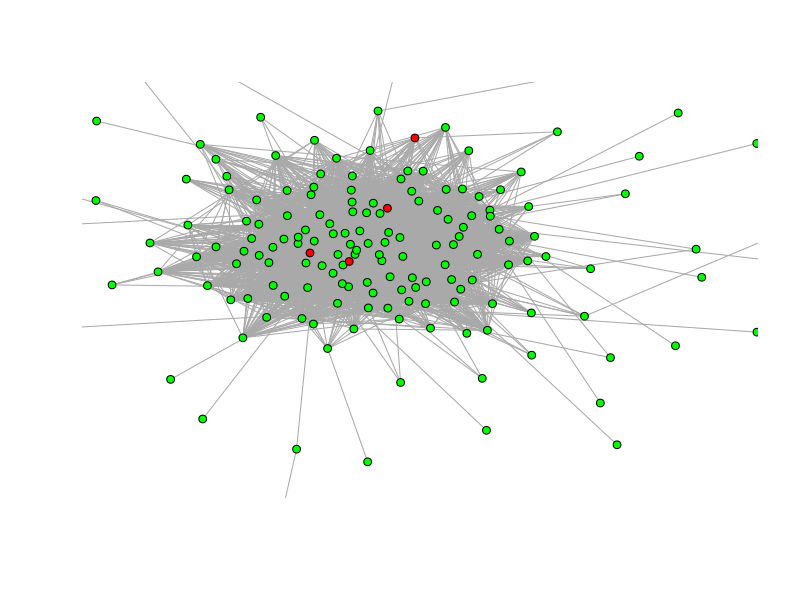

Generate this figure with R:
library(igraph)

raw_graph_data = read.csv(file="social_network_graph_data.csv", header=FALSE, sep=" ")

graph_data <- raw_graph_data[3:nrow(raw_graph_data), 1:2]
str(graph_data)

raw_graph <- graph_from_data_frame(graph_data, directed=FALSE)
graph = simplify(raw_graph)

# check if graph has 167 vertices & 5783 edges
print(vcount(graph))
print(ecount(graph))

# CONDUCT DISTRIBUTION SIMULATION

# mark all nodes as non-infected
for(vertex_index in V(graph)) {
  V(graph)[vertex_index]$infected = F
  V(graph)[vertex_index]$color = "green"
}
print(V(graph)$infected)

# set a random node to be infected
random_index = sample(1:vcount(graph), 1)
print(random_index)
V(graph)[random_index]$infected = T

#infect neighbors of sampled node
for(neighbor in neighbors(graph, V(graph)[random_index])) {
  V(graph)[neighbor]$infected=T
  V(graph)[neighbor]$color="red"
}

plot(graph, rescale = TRUE, ylim=c(-.8,.8),xlim=c(-.8,.8), asp = 0, vertex.label=NA, vertex.size=2, layout=layout.drl(graph))
